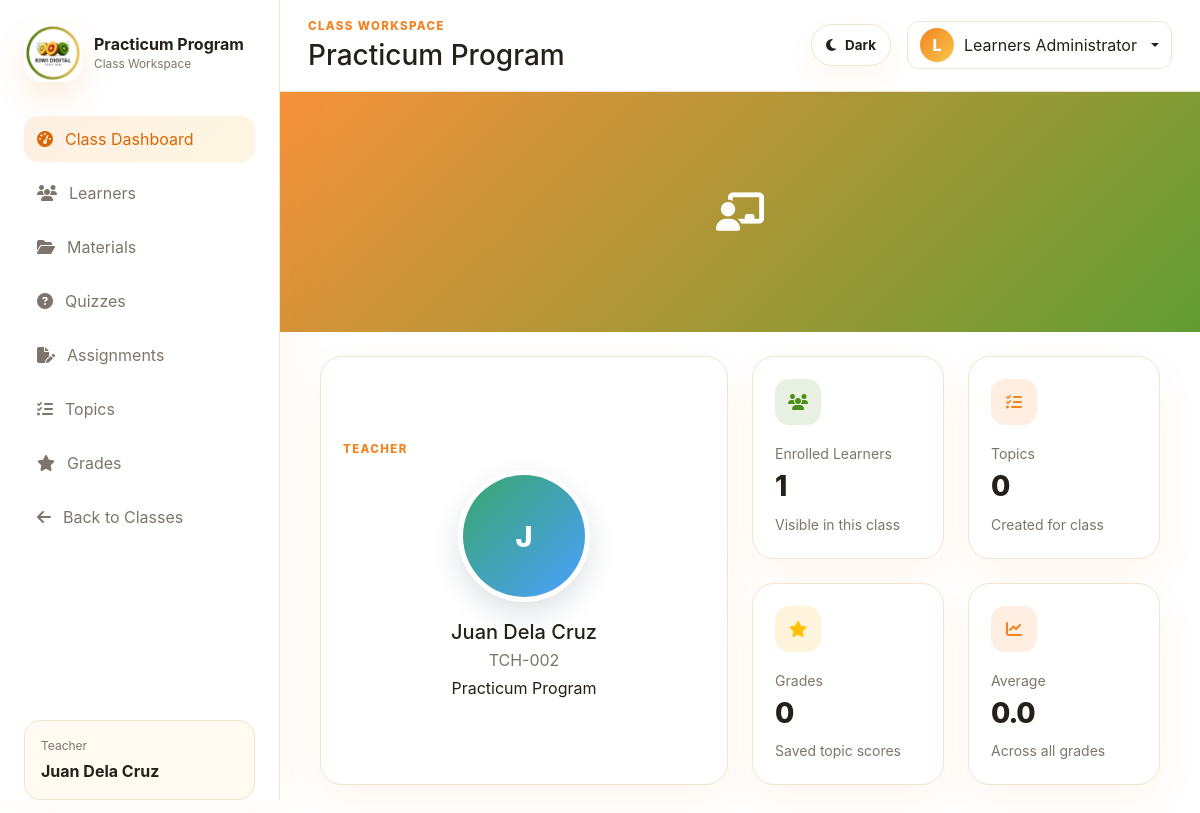
Page /class_workspace.php?class_id=2&tool=dashboard (signed in) on the committed database.
### tables this page shows
CREATE TABLE IF NOT EXISTS classes (
  id INT UNSIGNED AUTO_INCREMENT PRIMARY KEY,
  teacher_id INT UNSIGNED NULL,
  sort_order INT UNSIGNED NOT NULL DEFAULT 0,
  class_name VARCHAR(160) NOT NULL,
  teacher VARCHAR(160) NOT NULL,
  banner_image VARCHAR(255) NULL,
  status ENUM('Active', 'Inactive') NOT NULL DEFAULT 'Active',
  description TEXT NULL,
  created_at TIMESTAMP DEFAULT CURRENT_TIMESTAMP,
  updated_at TIMESTAMP DEFAULT CURRENT_TIMESTAMP ON UPDATE CURRENT_TIMESTAMP,
  UNIQUE KEY uniq_class_name (class_name),
  INDEX idx_classes_teacher_id (teacher_id),
  INDEX idx_classes_sort_order (sort_order),
  INDEX idx_classes_status (status)
  ,
  CONSTRAINT fk_classes_teacher
    FOREIGN KEY (teacher_id) REFERENCES teachers(id)
    ON DELETE SET NULL
);

CREATE TABLE IF NOT EXISTS teachers (
  id INT UNSIGNED AUTO_INCREMENT PRIMARY KEY,
  teacher_code VARCHAR(50) NOT NULL,
  full_name VARCHAR(160) NOT NULL,
  email VARCHAR(190) NULL,
  phone VARCHAR(40) NULL,
  specialization VARCHAR(160) NULL,
  profile_photo VARCHAR(255) NULL,
  status ENUM('Active', 'Inactive') NOT NULL DEFAULT 'Active',
  created_at TIMESTAMP DEFAULT CURRENT_TIMESTAMP,
  updated_at TIMESTAMP DEFAULT CURRENT_TIMESTAMP ON UPDATE CURRENT_TIMESTAMP,
  UNIQUE KEY uniq_teacher_code (teacher_code),
  INDEX idx_teachers_status (status),
  INDEX idx_teachers_full_name (full_name)
);

### includes/bootstrap.php (called while the page is built, shortened)
<?php
require_once __DIR__ . '/../classes/Auth.php';
$database = new Database();
$pdo = $database->connect();
$auth = new Auth($pdo);

### classes/Auth.php (called while the page is built, shortened)
<?php
class Auth
{
    public function user(): ?array
    {
        return $_SESSION['user'] ?? null;
    }
    public function isTeacher(): bool
    {
        return ($_SESSION['user']['role'] ?? '') === 'teacher';
    }
}

### includes/auth_guard.php (called while the page is built, shortened)
<?php
require_once __DIR__ . '/bootstrap.php';
$currentUser = $auth->user();

### class_workspace.php (the view, shortened to what this page needs)
<?php
require_once __DIR__ . '/includes/auth_guard.php';
function e(string $value): string
{
    return htmlspecialchars($value, ENT_QUOTES, 'UTF-8');
}
function classCourseId(PDO $pdo, array $class): int
{
    $courseCode = 'CLASS-' . (int) $class['id'];
    $lookupStatement = $pdo->prepare('SELECT id FROM courses WHERE course_code = :course_code LIMIT 1');
    $lookupStatement->execute(['course_code' => $courseCode]);
    return (int) $lookupStatement->fetchColumn();
}
$classId = (int) ($_GET['class_id'] ?? $_POST['class_id'] ?? 0);
$tool = $_GET['tool'] ?? $_POST['tool'] ?? 'dashboard';
$allowedTools = ['dashboard', 'learners', 'materials', 'quizzes', 'assignments', 'tasks', 'grades'];
$tool = in_array($tool, $allowedTools, true) ? $tool : 'dashboard';
$isTeacher = $auth->isTeacher();
$classStatement = $pdo->prepare(
    'SELECT classes.*,
            COALESCE(teachers.full_name, classes.teacher) AS display_teacher,
            teachers.profile_photo AS teacher_photo,
            teachers.teacher_code AS teacher_code,
            teachers.specialization AS teacher_specialization
     FROM classes
     LEFT JOIN teachers ON teachers.id = classes.teacher_id
     WHERE classes.id = :id
     LIMIT 1'
);
$classStatement->execute(['id' => $classId]);
$class = $classStatement->fetch();
$courseId = classCourseId($pdo, $class);
$learnerStatement = $pdo->prepare(
    'SELECT DISTINCT learners.*
     FROM learners
     LEFT JOIN course_enrollments ON course_enrollments.learner_id = learners.id
     WHERE learners.class_id = :class_id
        OR (
          course_enrollments.course_id = :course_id
          AND course_enrollments.enrollment_status IN ("Enrolled", "In Progress", "Completed")
        )
     ORDER BY learners.first_name, learners.last_name'
);
$learnerStatement->execute([
    'class_id' => $classId,
    'course_id' => $courseId,
]);
$learners = $learnerStatement->fetchAll();
$tasksStatement = $pdo->prepare(
    'SELECT class_tasks.*,
            class_material_folders.name AS topic_name,
            COUNT(learner_grades.id) AS grade_count,
            COALESCE(AVG(learner_grades.score), 0) AS average_score
     FROM class_tasks
     LEFT JOIN class_material_folders ON class_material_folders.id = class_tasks.folder_id
     LEFT JOIN learner_grades ON learner_grades.task_id = class_tasks.id
     WHERE class_tasks.class_id = :class_id
     GROUP BY class_tasks.id
     ORDER BY class_tasks.task_date DESC, class_tasks.id DESC'
);
$tasksStatement->execute(['class_id' => $classId]);
$tasks = $tasksStatement->fetchAll();
$classAverageStatement = $pdo->prepare('SELECT COALESCE(AVG(score), 0) FROM learner_grades WHERE class_id = :class_id');
$classAverageStatement->execute(['class_id' => $classId]);
$classAverage = (float) $classAverageStatement->fetchColumn();
$gradeCountStatement = $pdo->prepare('SELECT COUNT(*) FROM learner_grades WHERE class_id = :class_id');
$gradeCountStatement->execute(['class_id' => $classId]);
$gradeCount = (int) $gradeCountStatement->fetchColumn();
$teacherName = (string) ($class['display_teacher'] ?? '');
$teacherInitials = $teacherName !== '' ? strtoupper(substr($teacherName, 0, 1)) : 'T';
?>
<!doctype html>
<html lang="en">
<head>
  <link href="https://cdn.jsdelivr.net/npm/bootstrap@5.3.3/dist/css/bootstrap.min.css" rel="stylesheet">
  <link href="https://cdnjs.cloudflare.com/ajax/libs/font-awesome/6.5.2/css/all.min.css" rel="stylesheet">
  <link href="css/style.css?v=learner-credential-reset" rel="stylesheet">
</head>
<body class="dashboard-page class-workspace-page class-workspace-<?php echo e($tool); ?>">
  <div class="app-layout">
    <aside class="sidebar">
      <a class="sidebar-brand" href="<?php echo $isTeacher ? 'teacher_dashboard.php' : 'classes.php'; ?>">
        <img src="images/kiwi-logo.png" alt="Kiwi Digital Tech Inc." class="brand-logo">
        <span>
          <strong><?php echo e($class['class_name']); ?></strong>
          <small>Class Workspace</small>
        </span>
      </a>
      <nav class="sidebar-nav">
        <a class="<?php echo $tool === 'dashboard' ? 'active' : ''; ?>" href="class_workspace.php?class_id=<?php echo $classId; ?>&tool=dashboard"><i class="fa-solid fa-gauge-high"></i> Class Dashboard</a>
        <a class="<?php echo $tool === 'learners' ? 'active' : ''; ?>" href="class_workspace.php?class_id=<?php echo $classId; ?>&tool=learners"><i class="fa-solid fa-users"></i> Learners</a>
        <a class="<?php echo $tool === 'materials' ? 'active' : ''; ?>" href="class_workspace.php?class_id=<?php echo $classId; ?>&tool=materials"><i class="fa-solid fa-folder-open"></i> Materials</a>
        <a class="<?php echo $tool === 'quizzes' ? 'active' : ''; ?>" href="class_workspace.php?class_id=<?php echo $classId; ?>&tool=quizzes"><i class="fa-solid fa-circle-question"></i> Quizzes</a>
        <a class="<?php echo $tool === 'assignments' ? 'active' : ''; ?>" href="class_workspace.php?class_id=<?php echo $classId; ?>&tool=assignments"><i class="fa-solid fa-file-pen"></i> Assignments</a>
        <a class="<?php echo $tool === 'tasks' ? 'active' : ''; ?>" href="class_workspace.php?class_id=<?php echo $classId; ?>&tool=tasks"><i class="fa-solid fa-list-check"></i> Topics</a>
        <a class="<?php echo $tool === 'grades' ? 'active' : ''; ?>" href="class_workspace.php?class_id=<?php echo $classId; ?>&tool=grades"><i class="fa-solid fa-star"></i> Grades</a>
        <a href="<?php echo $isTeacher ? 'teacher_dashboard.php' : 'classes.php'; ?>"><i class="fa-solid fa-arrow-left"></i> Back to Classes</a>
      </nav>
      <div class="sidebar-footer">
        <p class="mb-1">Teacher</p>
        <strong><?php echo e($class['display_teacher'] ?? ''); ?></strong>
      </div>
    </aside>
    <main class="main-panel">
      <header class="topbar">
        <div>
          <p class="eyebrow mb-1">Class Workspace</p>
          <h1 class="h3 mb-0"><?php echo e($class['class_name']); ?></h1>
        </div>
        <button class="theme-toggle ms-auto" id="themeToggle" type="button" aria-label="Switch to dark mode" aria-pressed="false">
          <i class="fa-solid fa-moon"></i>
          <span class="d-none d-sm-inline">Dark</span>
        </button>
        <div class="dropdown">
          <button class="btn user-menu dropdown-toggle" data-bs-toggle="dropdown" type="button">
            <span class="avatar"><?php echo e(strtoupper(substr($currentUser['name'], 0, 1))); ?></span>
            <span class="d-none d-sm-inline"><?php echo e($currentUser['name']); ?></span>
          </button>
        </div>
      </header>
      <section class="content-wrap">
        <?php if ($tool === 'dashboard'): ?>
          <div class="row g-0 mb-4 class-wallpaper-row">
            <div class="col-12">
              <div class="class-dashboard-banner">
                <?php if (!empty($class['banner_image'])): ?>
                  <button type="button" class="class-image-view-button learner-photo-viewer-button" data-bs-toggle="modal" data-bs-target="#learnerPhotoModal" data-photo="<?php echo e($class['banner_image']); ?>" data-name="<?php echo e($class['class_name']); ?> wallpaper" aria-label="View <?php echo e($class['class_name']); ?> wallpaper">
                    <img src="<?php echo e($class['banner_image']); ?>" alt="<?php echo e($class['class_name']); ?> wallpaper">
                  </button>
                <?php else: ?>
                  <div class="class-dashboard-banner-placeholder">
                    <i class="fa-solid fa-chalkboard-user"></i>
                  </div>
                <?php endif; ?>
              </div>
            </div>
          </div>
          <div class="row g-4">
            <div class="col-md-6">
              <div class="panel-card class-teacher-profile-card h-100">
                <span class="section-kicker">Teacher</span>
                <div class="class-teacher-profile">
                  <div class="class-teacher-photo">
                    <?php if (!empty($class['teacher_photo'])): ?>
                      <button type="button" class="learner-photo-viewer-button" data-bs-toggle="modal" data-bs-target="#learnerPhotoModal" data-photo="<?php echo e($class['teacher_photo']); ?>" data-name="<?php echo e($teacherName); ?>" aria-label="View <?php echo e($teacherName); ?> profile picture">
                        <img src="<?php echo e($class['teacher_photo']); ?>" alt="<?php echo e($teacherName); ?> profile picture">
                      </button>
                    <?php else: ?>
                      <span><?php echo e($teacherInitials); ?></span>
                    <?php endif; ?>
                  </div>
                  <div>
                    <h2 class="h5 mb-1"><?php echo e($teacherName ?: 'No teacher assigned'); ?></h2>
                    <?php if (!empty($class['teacher_code'])): ?>
                      <p class="text-secondary mb-1"><?php echo e($class['teacher_code']); ?></p>
                    <?php endif; ?>
                    <?php if (!empty($class['teacher_specialization'])): ?>
                      <p class="mb-0"><?php echo e($class['teacher_specialization']); ?></p>
                    <?php endif; ?>
                  </div>
                </div>
              </div>
            </div>
            <div class="col-md-6">
              <div class="row g-4">
                <div class="col-md-6">
                  <div class="metric-card">
                    <span class="metric-icon bg-success-subtle text-success"><i class="fa-solid fa-users"></i></span>
                    <p>Enrolled Learners</p>
                    <h3><?php echo count($learners); ?></h3>
                    <small class="text-secondary">Visible in this class</small>
                  </div>
                </div>
                <div class="col-md-6">
                  <div class="metric-card">
                    <span class="metric-icon bg-primary-subtle text-primary"><i class="fa-solid fa-list-check"></i></span>
                    <p>Topics</p>
                    <h3><?php echo count($tasks); ?></h3>
                    <small class="text-secondary">Created for class</small>
                  </div>
                </div>
                <div class="col-md-6">
                  <div class="metric-card">
                    <span class="metric-icon bg-warning-subtle text-warning"><i class="fa-solid fa-star"></i></span>
                    <p>Grades</p>
                    <h3><?php echo $gradeCount; ?></h3>
                    <small class="text-secondary">Saved topic scores</small>
                  </div>
                </div>
                <div class="col-md-6">
                  <div class="metric-card">
                    <span class="metric-icon bg-info-subtle text-info"><i class="fa-solid fa-chart-line"></i></span>
                    <p>Average</p>
                    <h3><?php echo number_format($classAverage, 1); ?></h3>
                    <small class="text-secondary">Across all grades</small>
                  </div>
                </div>
              </div>
            </div>
          </div>
        <?php endif; ?>
      </section>
    </main>
  </div>
</body>
</html>

### rows in the picture
classes: class_name "Practicum Program", teacher.teacher_code "TCH-002", teacher.specialization "Practicum Program"

### other values in the picture
$class['display_teacher'] "Juan Dela Cruz"
substr($currentUser['name'], 0, 1) "L"
$currentUser['name'] "Learners Administrator"
$teacherInitials "J"
$teacherName ?: 'No teacher assigned' "Juan Dela Cruz"
count($learners) "1"
count($tasks) "0"
$gradeCount "0"
$classAverage "0.0"
